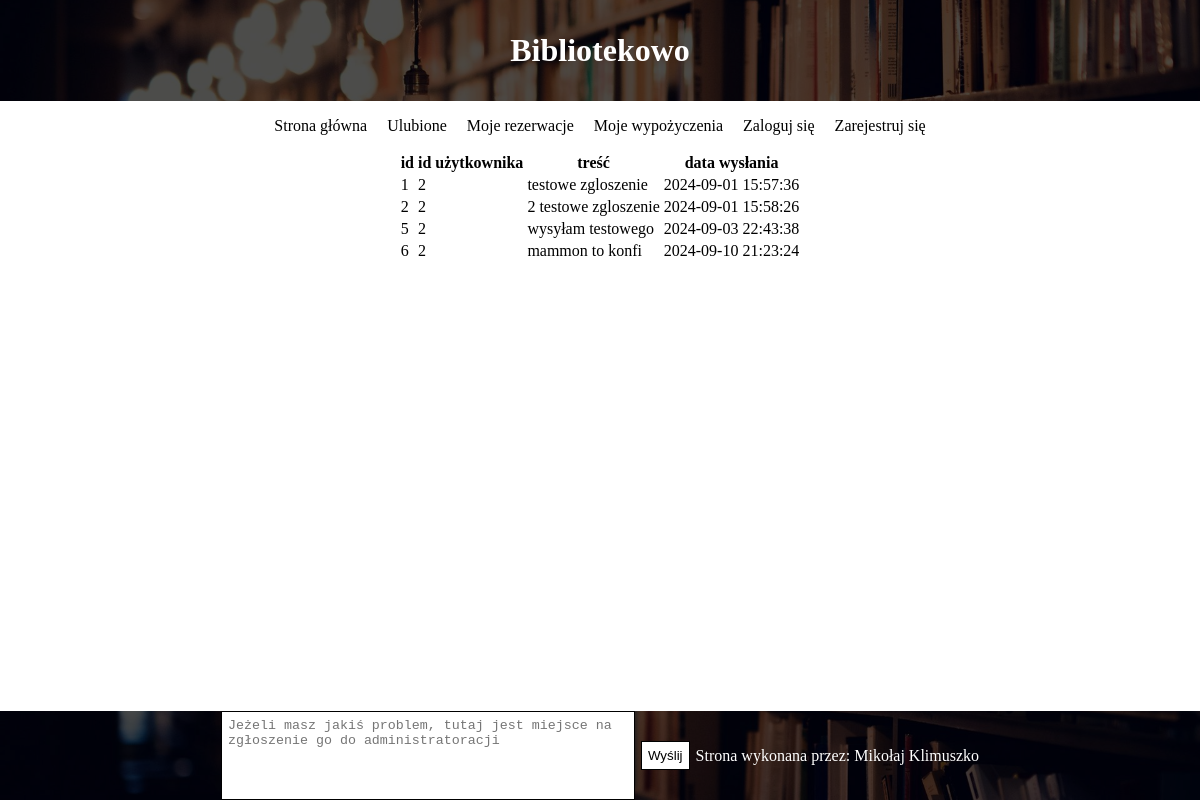
The app's page /reports.php with its own data.
### tables this page shows
CREATE TABLE `zgloszenia` (
  `id` int(10) UNSIGNED NOT NULL,
  `idUzytkownika` int(10) UNSIGNED NOT NULL,
  `tresc` text NOT NULL,
  `dataWyslania` timestamp NOT NULL DEFAULT current_timestamp()
);

### reports.php (the view, shortened to what this page needs)
<!DOCTYPE html>
<html lang="pl">
<head>
    <link rel="stylesheet" href="css/nav.css">
    <link rel="stylesheet" href="css/style.css">
    <link rel="stylesheet" href="css/footer.css">
</head>
<body>
    <header>
        <?php
            require("nav.php");
            require("db.php")
        ?>
    </header>
    <main>
        <div class='centered-container'>
            <table>
                <thead>
                    <tr>
                        <th>id</th>
                        <th>id użytkownika</th>
                        <th>treść</th>
                        <th>data wysłania</th>
                    </tr>
                </thead>
                <tbody>
                    <?php
                        $sql = "SELECT id, idUzytkownika, tresc, dataWyslania FROM zgloszenia";
                        $result = $conn->query($sql);
                        while ($row = $result->fetch_object()) {
                            echo "
                                <tr>
                                    <td>{$row->id}</td>
                                    <td>{$row->idUzytkownika}</td>
                                    <td>{$row->tresc}</td>
                                    <td>{$row->dataWyslania}</td>
                                </tr>
                            ";
                        }
                    ?>
                </tbody>
            </table>
        </div>
    </main>
    <footer>
        <?php
            require("footer.php");
        ?>
    </footer>
</body>
</html>

### css/style.css (style rules this page uses)
.centered-container { display: flex; justify-content: center; padding-left: 0px; }

### css/footer.css (style rules this page uses)
body { margin: 0px; min-height: 100vh; display: flex; flex-direction: column; }
footer { display: flex; justify-content: center; align-items: center; margin-top: auto; }
footer { background-color: rgba(0, 0, 0, .7); background-blend-mode: multiply; background-image: url("../imgs/nonDatabaseImgs/library_img.jpg"); background-size: cover; background-position: bottom; }

### records on screen
zgloszenia: id "1", idUzytkownika "2", tresc "testowe zgloszenie", dataWyslania "2024-09-01 15:57:36"
zgloszenia: id "2", idUzytkownika "2", tresc "2 testowe zgloszenie", dataWyslania "2024-09-01 15:58:26"
zgloszenia: id "5", idUzytkownika "2", tresc "wysyłam testowego", dataWyslania "2024-09-03 22:43:38"
zgloszenia: id "6", idUzytkownika "2", tresc "mammon to konfi", dataWyslania "2024-09-10 21:23:24"
